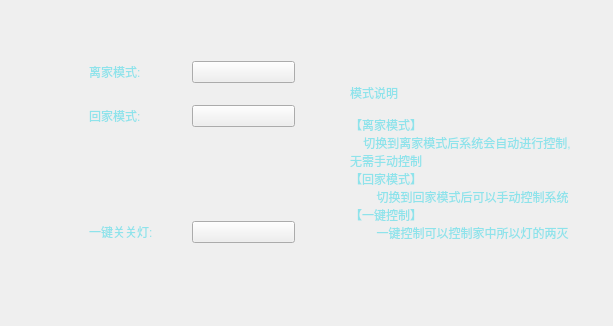
<?xml version="1.0" encoding="UTF-8"?>
<ui version="4.0">
 <class>ModelChooseWidget</class>
 <widget class="QWidget" name="ModelChooseWidget">
  <property name="geometry">
   <rect>
    <x>0</x>
    <y>0</y>
    <width>613</width>
    <height>326</height>
   </rect>
  </property>
  <property name="windowTitle">
   <string>Form</string>
  </property>
  <layout class="QVBoxLayout" name="verticalLayout_3">
   <property name="spacing">
    <number>0</number>
   </property>
   <property name="leftMargin">
    <number>0</number>
   </property>
   <property name="topMargin">
    <number>0</number>
   </property>
   <property name="rightMargin">
    <number>0</number>
   </property>
   <property name="bottomMargin">
    <number>0</number>
   </property>
   <item>
    <layout class="QVBoxLayout" name="verticalLayout_2">
     <item>
      <spacer name="verticalSpacer">
       <property name="orientation">
        <enum>Qt::Vertical</enum>
       </property>
       <property name="sizeType">
        <enum>QSizePolicy::Maximum</enum>
       </property>
       <property name="sizeHint" stdset="0">
        <size>
         <width>20</width>
         <height>40</height>
        </size>
       </property>
      </spacer>
     </item>
     <item>
      <layout class="QHBoxLayout" name="horizontalLayout_2">
       <property name="spacing">
        <number>6</number>
       </property>
       <item>
        <spacer name="horizontalSpacer_2">
         <property name="orientation">
          <enum>Qt::Horizontal</enum>
         </property>
         <property name="sizeType">
          <enum>QSizePolicy::Maximum</enum>
         </property>
         <property name="sizeHint" stdset="0">
          <size>
           <width>80</width>
           <height>20</height>
          </size>
         </property>
        </spacer>
       </item>
       <item>
        <layout class="QVBoxLayout" name="verticalLayout">
         <property name="spacing">
          <number>30</number>
         </property>
         <item>
          <widget class="QWidget" name="widget_model_widget_up" native="true">
           <layout class="QGridLayout" name="gridLayout">
            <property name="horizontalSpacing">
             <number>0</number>
            </property>
            <property name="verticalSpacing">
             <number>10</number>
            </property>
            <item row="0" column="0">
             <widget class="QLabel" name="label_leave_model">
              <property name="styleSheet">
               <string notr="true">color: rgb(142, 227, 235);
font: 14pt &quot;微软雅黑&quot;;</string>
              </property>
              <property name="text">
               <string>离家模式:</string>
              </property>
             </widget>
            </item>
            <item row="0" column="1">
             <widget class="mySwitchButton" name="pbn_leve_home">
              <property name="text">
               <string/>
              </property>
             </widget>
            </item>
            <item row="1" column="0">
             <widget class="QLabel" name="label_go_model">
              <property name="styleSheet">
               <string notr="true">color: rgb(142, 227, 235);
font: 14pt &quot;微软雅黑&quot;;</string>
              </property>
              <property name="text">
               <string>回家模式:</string>
              </property>
             </widget>
            </item>
            <item row="1" column="1">
             <widget class="mySwitchButton" name="pbn_go_home">
              <property name="text">
               <string/>
              </property>
             </widget>
            </item>
           </layout>
          </widget>
         </item>
         <item>
          <widget class="QWidget" name="widget_model_widget_down" native="true">
           <layout class="QHBoxLayout" name="horizontalLayout">
            <property name="spacing">
             <number>0</number>
            </property>
            <item>
             <widget class="QLabel" name="label_led_note">
              <property name="styleSheet">
               <string notr="true">color: rgb(142, 227, 235);
font: 14pt &quot;微软雅黑&quot;;</string>
              </property>
              <property name="text">
               <string>一键关关灯:</string>
              </property>
             </widget>
            </item>
            <item>
             <widget class="mySwitchButton" name="pbn_key_led">
              <property name="text">
               <string/>
              </property>
             </widget>
            </item>
           </layout>
          </widget>
         </item>
        </layout>
       </item>
       <item>
        <spacer name="horizontalSpacer_3">
         <property name="orientation">
          <enum>Qt::Horizontal</enum>
         </property>
         <property name="sizeType">
          <enum>QSizePolicy::Maximum</enum>
         </property>
         <property name="sizeHint" stdset="0">
          <size>
           <width>40</width>
           <height>20</height>
          </size>
         </property>
        </spacer>
       </item>
       <item>
        <widget class="QLabel" name="label_text">
         <property name="styleSheet">
          <string notr="true">font: 12pt &quot;Abyssinica SIL&quot;;
color: rgb(142, 227, 235);</string>
         </property>
         <property name="text">
          <string>模式说明

【离家模式】
    切换到离家模式后系统会自动进行控制,     
无需手动控制
【回家模式】
        切换到回家模式后可以手动控制系统
【一键控制】
        一键控制可以控制家中所以灯的两灭</string>
         </property>
         <property name="textFormat">
          <enum>Qt::PlainText</enum>
         </property>
         <property name="alignment">
          <set>Qt::AlignLeading|Qt::AlignLeft|Qt::AlignVCenter</set>
         </property>
        </widget>
       </item>
       <item>
        <spacer name="horizontalSpacer">
         <property name="orientation">
          <enum>Qt::Horizontal</enum>
         </property>
         <property name="sizeType">
          <enum>QSizePolicy::Maximum</enum>
         </property>
         <property name="sizeHint" stdset="0">
          <size>
           <width>40</width>
           <height>20</height>
          </size>
         </property>
        </spacer>
       </item>
      </layout>
     </item>
     <item>
      <spacer name="verticalSpacer_2">
       <property name="orientation">
        <enum>Qt::Vertical</enum>
       </property>
       <property name="sizeType">
        <enum>QSizePolicy::Maximum</enum>
       </property>
       <property name="sizeHint" stdset="0">
        <size>
         <width>20</width>
         <height>40</height>
        </size>
       </property>
      </spacer>
     </item>
    </layout>
   </item>
  </layout>
 </widget>
 <customwidgets>
  <customwidget>
   <class>mySwitchButton</class>
   <extends>QPushButton</extends>
   <header>myswitchbutton.h</header>
  </customwidget>
 </customwidgets>
 <resources/>
 <connections/>
</ui>
